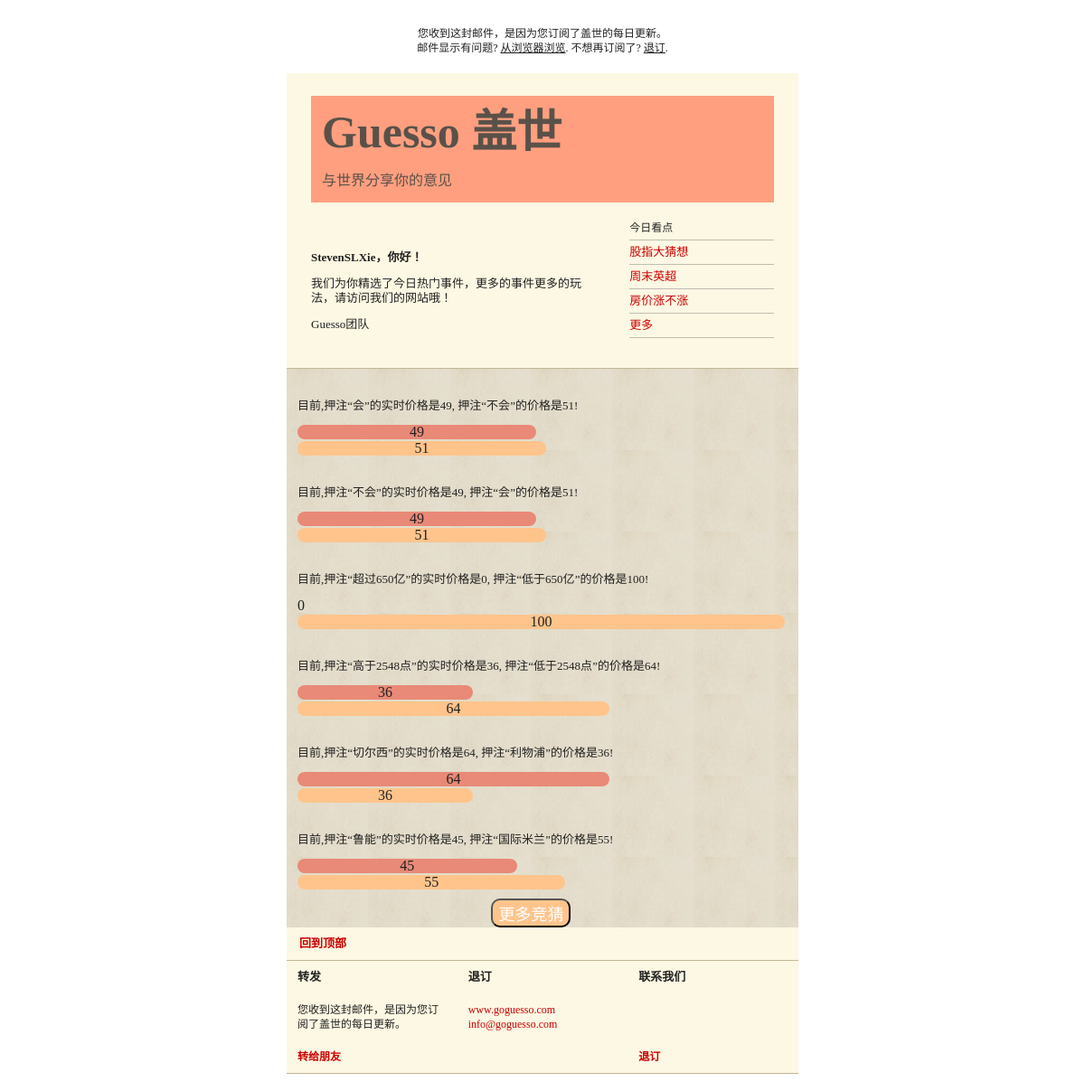
The app's page /email, older data.
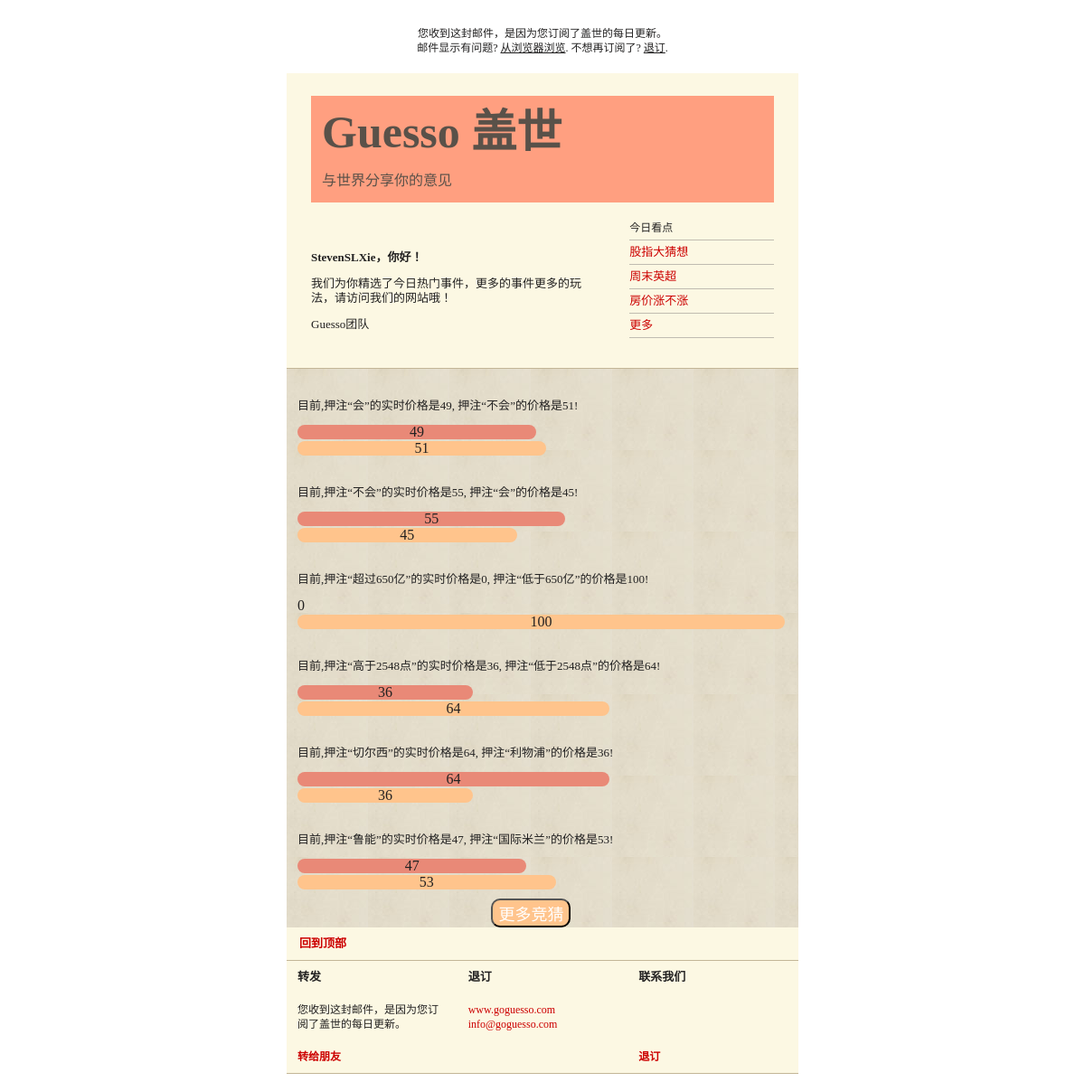
The same page, newer data.
### Guess/models.py (models this page shows)
class Game(models.Model):
	headline = models.TextField()
	begin = models.DateTimeField(auto_now_add=True)
	expire = models.DateTimeField()
	name_home = models.CharField(max_length=30)
	price_home = models.IntegerField(default=50)
	num_home = models.IntegerField(default=0)
	name_away = models.CharField(max_length=30)
	price_away = models.IntegerField(default=50)
	num_away = models.IntegerField(default=0)
	outcome = models.BooleanField(default=False)   # True means home wins and vice versa
	ended = models.BooleanField(default=False)
	event = models.IntegerField()
	is_primary = models.IntegerField(default=0)
	game_tag = models.ManyToManyField(GameTag)
	class Meta:
		ordering = ('expire',)

### Guess/views.py (the view)
# urls.py: url(r'^email$', 'Guess.views.email', name='email'),
def email(request):
	games = Game.objects.filter(ended=False, is_primary=True).order_by('-event')
	person = Person.objects.get(pk=1)
	return render(request, 'email2.html', {'person':person, 'games': games})

### Guess/templates/email2.html (shortened to what the changed rows need)
<!DOCTYPE html PUBLIC "-//W3C//DTD HTML 4.01//EN" "http://www.w3.org/TR/html4/strict.dtd">
<head>
</head>
<body style="background-color: rgba(255,255,255,1); color: #222121; font-family: 'Times New Roman', Times, serif; font-size: 13px; line-height: 16px; text-align: left;">
	<table cellspacing="0" border="0" align="center" cellpadding="1" width="100%">
		<tr>
			<td valign="top">
				<table class="main-body" cellspacing="0" border="0" align="center" style="background-color: rgba(255,255,255,1);  color: #222121; font-family: 'Times New Roman', Times, serif; font-size: 13px; line-height: 16px;" cellpadding="0" width="616">
						<tr>
							<td class="main-td" style="padding: 0 25px;">
								<table class="intro" cellspacing="15" border="0" style="background-color: rgba(252,248,227,1); border-bottom: 1px solid #c3b697;" cellpadding="0" width="100%">
									<tr>
										<td valign="top" style="padding: 10px 12px 0px;" colspan="2">
											<table class="banner" cellspacing="0" border="0" style="background:#FF9F80; color: #fcfbfa; font-family: 'Times New Roman', Times, serif;" cellpadding="0" width="100%">
												<tr>
													<td class="title" valign="top" style="padding: 0 12px 0;">
														<h1 style="padding: 0; color:#595149; font-family: 'Times New Roman', Times, serif; font-size: 50px; line-height: 60px; margin-top: 10px; margin-bottom: 0">Guesso 盖世</h1>
													</td>
												</tr>
											</table>
										</td>
									</tr>
								</table>
							</td>
						</tr>
						<tr>
							<td class="main-td" valign="top" style="padding: 0 25px;">
								<table class="main-content" cellspacing="0" border="0" style="background-color: rgba(252,248,227,1); background-image: url(images/bg-content.jpg); border-bottom: 1px solid #c3b697;  color: #222121; font-family: 'Times New Roman', Times, serif; font-size: 13px; line-height: 16px;" cellpadding="0" width="100%">
									{% for game in games %}
                                    <tr>
										<td class="content" align="left" valign="top" style="padding: 20px 15px 0 12px;">
											<p style="padding: 0; font-family: 'Times New Roman', Times, serif;">目前,押注“{{ game.name_home }}”的实时价格是{{ game.price_home }}, 押注“{{ game.name_away }}”的价格是{{ game.price_away }}!</p>
                                            <div class="progress">
                                                <div class="progress-bar" align="center" style="background: rgba(233, 137,119 , 1);border-radius:10px; font-size:16px; margin-bottom: 2px; width: {{ game.price_home }}%">{{ game.price_home }}</div>
                                                <div class="progress-bar" align="center" style="background: rgba(255,196,140,1);border-radius: 10px; font-size: 16px; width: {{ game.price_away }}%">{{ game.price_away }}</div>
                                            </div>
										</td>
									</tr>
                                    {% endfor %}
								</table>
							</td>
						</tr>
						</table>
					</td>
				</tr>
			</table>
</body>

Row changes from the older to the newer data that the page shows:
changed Game (number 2 of 6 on the later page): price_home "49" → "55"; price_away "51" → "45"
changed Game "鲁能": price_home "45" → "47"; price_away "55" → "53"
